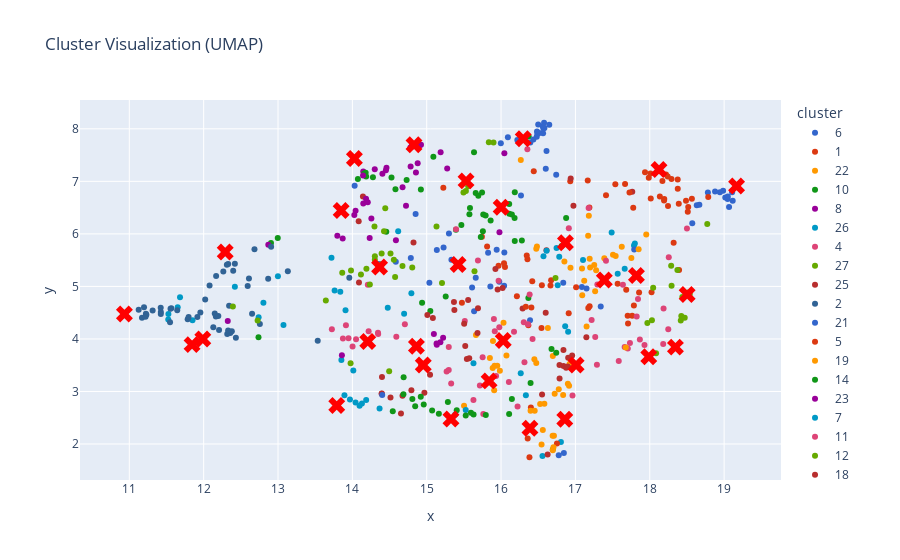

This figure's notebook cell:
### Code cell
# Example usage
if __name__ == "__main__":
    embeddings_file = "C:/Users/leonc/Thesis 2024/Toxic-Symbology/Image Clustering/toxic_embeddings.pt"
    folder_path = "C:/Users/leonc/Thesis 2024/Toxic-Symbology/complete expansion/toxics_symbol_images_filtered_renamed"
    destination_folder = "30_clusters"
    n_clusters = 30 # Adjust based on your needs

    # Run the full pipeline
    results = process_and_cluster_embeddings(
        embeddings_file, n_clusters, folder_path, destination_folder, max_images=50, method="umap", max_clusters=30
    )
    
    # Output evaluation results
    print(results)

### Figure 1 — Plotly figure (JSON) as saved in the notebook; plotly's stock layout.template omitted (floating-point values rounded to 4 significant figures)
{"data": [{"customdata": [["6", "2.png"], ["6", "7.png"], ["6", "10.png"], ["6", "42.png"], ["6", "89.png"], ["6", "90.png"], ["6", "161.png"], ["6", "171.png"], ["6", "207.png"], ["6", "211.png"], ["6", "214.png"], ["6", "282.png"], ["6", "289.png"], ["6", "293.png"], ["6", "299.png"], ["6", "343.png"], ["6", "358.png"], ["6", "360.png"], ["6", "376.png"], ["6", "387.png"], ["6", "390.png"], ["6", "428.png"], ["6", "507.png"], ["6", "508.png"], ["6", "509.png"], ["6", "513.png"]], "hovertemplate": "cluster=%{customdata[0]}<br>x=%{x}<br>y=%{y}<br>image_id=%{customdata[1]}<extra></extra>", "legendgroup": "6", "marker": {"color": "#3366CC", "symbol": "circle"}, "mode": "markers", "name": "6", "orientation": "v", "showlegend": true, "type": "scatter", "x": [14.36, 15.3, 15.66, 17.15, 15.98, 16.04, 14.79, 15.86, 16.84, 15.33, 15.04, 17.09, 17.34, 15.23, 15.14, 14.58, 16.78, 16.84, 14.03, 14.85, 16.39, 15.64, 16.04, 15.83, 15.61, 15.94], "xaxis": "x", "y": [5.427, 6.009, 5.165, 4.959, 5.087, 5.014, 5.542, 4.999, 5.069, 5.507, 5.069, 4.989, 4.619, 5.743, 5.694, 5.469, 1.788, 1.831, 6.915, 6.377, 4.355, 4.527, 5.647, 5.642, 4.978, 5.696], "yaxis": "y"}, {"customdata": [["1", "3.png"], ["1", "28.png"], ["1", "76.png"], ["1", "79.png"], ["1", "97.png"], ["1", "98.png"], ["1", "109.png"], ["1", "130.png"], ["1", "205.png"], ["1", "284.png"], ["1", "286.png"], ["1", "290.png"], ["1", "308.png"], ["1", "315.png"], ["1", "318.png"], ["1", "321.png"], ["1", "339.png"], ["1", "340.png"], ["1", "341.png"], ["1", "354.png"], ["1", "357.png"], ["1", "371.png"], ["1", "399.png"], ["1", "406.png"], ["1", "407.png"], ["1", "421.png"], ["1", "425.png"], ["1", "430.png"], ["1", "456.png"], ["1", "487.png"], ["1", "497.png"], ["1", "504.png"]], "hovertemplate": "cluster=%{customdata[0]}<br>x=%{x}<br>y=%{y}<br>image_id=%{customdata[1]}<extra></extra>", "legendgroup": "1", "marker": {"color": "#DC3912", "symbol": "circle"}, "mode": "markers", "name": "1", "orientation": "v", "showlegend": true, "type": "scatter", "x": [16.05, 18.32, 16.42, 16.37, 16.55, 16.67, 17.86, 18.02, 18.39, 17.79, 17.71, 16.04, 16.35, 17.01, 17.17, 16.35, 17.76, 17.7, 17.68, 16.38, 17.19, 16.93, 15.22, 15.97, 15.81, 16.91, 16.66, 17.19, 15.74, 17.57, 16.41, 16.21], "xaxis": "x", "y": [5.368, 5.83, 5.096, 4.262, 5.02, 5.115, 4.882, 4.889, 5.313, 4.638, 4.293, 5.44, 5.519, 4.982, 4.587, 5.59, 4.444, 4.443, 4.937, 1.748, 4.621, 7.001, 6.878, 5.395, 5.759, 4.491, 5.016, 6.502, 5.945, 5.052, 4.597, 4.811], "yaxis": "y"}, {"customdata": [["22", "4.png"], ["22", "91.png"], ["22", "122.png"], ["22", "125.png"], ["22", "126.png"], ["22", "129.png"], ["22", "132.png"], ["22", "133.png"], ["22", "181.png"], ["22", "271.png"], ["22", "275.png"], ["22", "327.png"], ["22", "329.png"], ["22", "333.png"], ["22", "530.png"]], "hovertemplate": "cluster=%{customdata[0]}<br>x=%{x}<br>y=%{y}<br>image_id=%{customdata[1]}<extra></extra>", "legendgroup": "22", "marker": {"color": "#FF9900", "symbol": "circle"}, "mode": "markers", "name": "22", "orientation": "v", "showlegend": true, "type": "scatter", "x": [16.27, 16.92, 15.91, 15.98, 15.85, 15.89, 15.89, 15.95, 16.47, 16.48, 15.66, 16.03, 16.47, 15.91, 15.5], "xaxis": "x", "y": [7.406, 3.521, 3.492, 3.395, 3.639, 3.963, 3.448, 3.492, 3.542, 5.758, 4.073, 4.307, 5.719, 3.021, 2.73], "yaxis": "y"}, {"customdata": [["10", "5.png"], ["10", "14.png"], ["10", "16.png"], ["10", "17.png"], ["10", "20.png"], ["10", "48.png"], ["10", "115.png"], ["10", "120.png"], ["10", "165.png"], ["10", "186.png"], ["10", "232.png"], ["10", "263.png"], ["10", "265.png"], ["10", "266.png"], ["10", "277.png"], ["10", "303.png"], ["10", "317.png"], ["10", "322.png"], ["10", "431.png"], ["10", "450.png"], ["10", "453.png"], ["10", "455.png"], ["10", "470.png"], ["10", "512.png"]], "hovertemplate": "cluster=%{customdata[0]}<br>x=%{x}<br>y=%{y}<br>image_id=%{customdata[1]}<extra></extra>", "legendgroup": "10", "marker": {"color": "#109618", "symbol": "circle"}, "mode": "markers", "name": "10", "orientation": "v", "showlegend": true, "type": "scatter", "x": [15.79, 14.46, 15.69, 14.94, 12.74, 15.66, 15.57, 15.76, 16.11, 16.11, 15.74, 16.15, 16.18, 15.86, 16.28, 15.76, 16.81, 15.05, 16.18, 15.39, 15.47, 15.58, 16.18, 15.26], "xaxis": "x", "y": [6.349, 6.04, 6.728, 4.689, 4.03, 6.777, 6.375, 6.368, 6.568, 6.385, 6.786, 6.369, 5.865, 6.253, 5.872, 6.05, 5.772, 4.534, 6.302, 6.079, 6.169, 6.495, 6.795, 4.809], "yaxis": "y"}, {"customdata": [["8", "6.png"], ["8", "46.png"], ["8", "49.png"], ["8", "51.png"], ["8", "52.png"], ["8", "53.png"], ["8", "58.png"], ["8", "113.png"], ["8", "224.png"], ["8", "262.png"], ["8", "291.png"], ["8", "294.png"], ["8", "295.png"], ["8", "296.png"], ["8", "297.png"], ["8", "298.png"], ["8", "300.png"], ["8", "301.png"]], "hovertemplate": "cluster=%{customdata[0]}<br>x=%{x}<br>y=%{y}<br>image_id=%{customdata[1]}<extra></extra>", "legendgroup": "8", "marker": {"color": "#990099", "symbol": "circle"}, "mode": "markers", "name": "8", "orientation": "v", "showlegend": true, "type": "scatter", "x": [14.86, 14.46, 14.15, 14.45, 14.91, 14.88, 14.78, 15.98, 14.3, 12.32, 15.28, 14.78, 14.81, 14.8, 14.92, 14.88, 15.19, 14.72], "xaxis": "x", "y": [7.169, 7.259, 7.186, 7.21, 7.686, 7.342, 7.282, 6.03, 7.229, 4.344, 7.245, 7.644, 7.665, 7.708, 7.699, 7.723, 7.556, 6.534], "yaxis": "y"}, {"customdata": [["26", "8.png"], ["26", "27.png"], ["26", "69.png"], ["26", "100.png"], ["26", "142.png"], ["26", "155.png"], ["26", "203.png"], ["26", "228.png"], ["26", "243.png"], ["26", "255.png"], ["26", "257.png"], ["26", "306.png"], ["26", "316.png"], ["26", "355.png"], ["26", "418.png"], ["26", "423.png"], ["26", "482.png"], ["26", "496.png"], ["26", "505.png"], ["26", "524.png"]], "hovertemplate": "cluster=%{customdata[0]}<br>x=%{x}<br>y=%{y}<br>image_id=%{customdata[1]}<extra></extra>", "legendgroup": "26", "marker": {"color": "#0099C6", "symbol": "circle"}, "mode": "markers", "name": "26", "orientation": "v", "showlegend": true, "type": "scatter", "x": [14.48, 11.65, 13.76, 14.62, 17.8, 13.85, 13.84, 11.85, 13.72, 11.53, 11.52, 12.42, 17.66, 16.56, 14.7, 17.79, 11.68, 14.79, 13.91, 14.01], "xaxis": "x", "y": [4.595, 4.603, 4.92, 6.049, 5.815, 3.601, 4.897, 4.355, 5.543, 4.473, 4.371, 4.995, 5.334, 1.772, 4.481, 5.779, 4.793, 4.868, 4.546, 3.398], "yaxis": "y"}, {"customdata": [["4", "9.png"], ["4", "57.png"], ["4", "86.png"], ["4", "87.png"], ["4", "88.png"], ["4", "106.png"], ["4", "143.png"], ["4", "148.png"], ["4", "173.png"], ["4", "177.png"], ["4", "180.png"], ["4", "190.png"], ["4", "199.png"], ["4", "215.png"], ["4", "267.png"], ["4", "323.png"], ["4", "336.png"], ["4", "372.png"], ["4", "420.png"], ["4", "427.png"], ["4", "492.png"], ["4", "511.png"], ["4", "536.png"], ["4", "540.png"]], "hovertemplate": "cluster=%{customdata[0]}<br>x=%{x}<br>y=%{y}<br>image_id=%{customdata[1]}<extra></extra>", "legendgroup": "4", "marker": {"color": "#DD4477", "symbol": "circle"}, "mode": "markers", "name": "4", "orientation": "v", "showlegend": true, "type": "scatter", "x": [15.51, 15.39, 15.98, 16.35, 17.3, 16.17, 16.91, 15.92, 15.72, 16.11, 15.33, 14.21, 16.31, 15.76, 15.63, 16.31, 15.9, 16.36, 16.22, 17.18, 15.75, 15.69, 15.3, 15.93], "xaxis": "x", "y": [4.341, 6.09, 4.224, 7.613, 5.039, 4.135, 6.107, 4.148, 3.116, 3.179, 3.151, 5.033, 3.559, 2.573, 2.839, 4.32, 4.38, 4.278, 2.716, 6.493, 3.651, 5.493, 3.845, 3.295], "yaxis": "y"}, {"customdata": [["27", "11.png"], ["27", "12.png"], ["27", "13.png"], ["27", "55.png"], ["27", "82.png"], ["27", "84.png"], ["27", "111.png"], ["27", "191.png"], ["27", "193.png"], ["27", "194.png"], ["27", "196.png"], ["27", "198.png"], ["27", "209.png"], ["27", "229.png"], ["27", "351.png"], ["27", "368.png"], ["27", "381.png"], ["27", "382.png"], ["27", "404.png"], ["27", "506.png"]], "hovertemplate": "cluster=%{customdata[0]}<br>x=%{x}<br>y=%{y}<br>image_id=%{customdata[1]}<extra></extra>", "legendgroup": "27", "marker": {"color": "#66AA00", "symbol": "circle"}, "mode": "markers", "name": "27", "orientation": "v", "showlegend": true, "type": "scatter", "x": [14.56, 14.81, 14.57, 15.13, 14.51, 14.3, 14.4, 18.77, 14.24, 14.19, 13.98, 14.12, 14.5, 14.3, 16.7, 14.39, 14.3, 14.43, 14.67, 13.86], "xaxis": "x", "y": [5.51, 5.361, 5.181, 6.141, 5.626, 5.575, 5.421, 6.19, 5.037, 5.335, 5.303, 5.226, 3.387, 5.509, 1.895, 5.627, 6.139, 6.049, 5.39, 5.259], "yaxis": "y"}, {"customdata": [["25", "15.png"], ["25", "18.png"], ["25", "56.png"], ["25", "119.png"], ["25", "121.png"], ["25", "134.png"], ["25", "135.png"], ["25", "147.png"], ["25", "208.png"], ["25", "212.png"], ["25", "213.png"], ["25", "218.png"], ["25", "221.png"], ["25", "240.png"], ["25", "270.png"], ["25", "276.png"], ["25", "305.png"], ["25", "311.png"], ["25", "313.png"], ["25", "342.png"], ["25", "353.png"], ["25", "366.png"], ["25", "401.png"], ["25", "473.png"], ["25", "498.png"], ["25", "510.png"], ["25", "525.png"], ["25", "526.png"], ["25", "531.png"], ["25", "534.png"]], "hovertemplate": "cluster=%{customdata[0]}<br>x=%{x}<br>y=%{y}<br>image_id=%{customdata[1]}<extra></extra>", "legendgroup": "25", "marker": {"color": "#B82E2E", "symbol": "circle"}, "mode": "markers", "name": "25", "orientation": "v", "showlegend": true, "type": "scatter", "x": [15.08, 15.5, 16.61, 16.6, 15.52, 15.54, 15.57, 14.93, 14.97, 15.37, 16.97, 16.79, 15.92, 14.14, 15.04, 14.79, 14.4, 17.76, 16.29, 15.68, 16.63, 16.94, 15.01, 15.69, 15.37, 15.56, 14.39, 14.67, 14.4, 14.51], "xaxis": "x", "y": [4.397, 4.288, 5.687, 4.499, 3.865, 3.62, 3.63, 3.498, 2.975, 4.553, 6.535, 3.248, 5.329, 6.712, 3.316, 3.023, 3.274, 6.801, 4.581, 4.113, 1.801, 7.052, 4.458, 4.584, 4.702, 4.743, 2.956, 2.919, 2.959, 2.884], "yaxis": "y"}, {"customdata": [["2", "19.png"], ["2", "21.png"], ["2", "22.png"], ["2", "23.png"], ["2", "24.png"], ["2", "25.png"], ["2", "26.png"], ["2", "39.png"], ["2", "226.png"], ["2", "250.png"], ["2", "251.png"], ["2", "252.png"], ["2", "254.png"], ["2", "256.png"], ["2", "258.png"], ["2", "259.png"], ["2", "260.png"], ["2", "424.png"], ["2", "449.png"], ["2", "464.png"]], "hovertemplate": "cluster=%{customdata[0]}<br>x=%{x}<br>y=%{y}<br>image_id=%{customdata[1]}<extra></extra>", "legendgroup": "2", "marker": {"color": "#316395", "symbol": "circle"}, "mode": "markers", "name": "2", "orientation": "v", "showlegend": true, "type": "scatter", "x": [12.38, 12.36, 12.13, 12.21, 12.76, 12.16, 12.43, 12.15, 12.65, 12.32, 12.33, 11.64, 11.78, 13.53, 11.55, 11.56, 11.8, 11.92, 12.2, 11.96], "xaxis": "x", "y": [4.149, 4.111, 4.222, 4.169, 4.284, 4.427, 4.025, 4.485, 4.481, 4.097, 4.161, 4.548, 4.376, 3.964, 4.317, 4.583, 4.417, 4.418, 4.435, 4.503], "yaxis": "y"}, {"customdata": [["21", "29.png"], ["21", "31.png"], ["21", "32.png"], ["21", "33.png"], ["21", "34.png"], ["21", "35.png"], ["21", "61.png"], ["21", "62.png"], ["21", "64.png"], ["21", "66.png"], ["21", "72.png"], ["21", "74.png"], ["21", "367.png"], ["21", "375.png"]], "hovertemplate": "cluster=%{customdata[0]}<br>x=%{x}<br>y=%{y}<br>image_id=%{customdata[1]}<extra></extra>", "legendgroup": "21", "marker": {"color": "#3366CC", "symbol": "circle"}, "mode": "markers", "name": "21", "orientation": "v", "showlegend": true, "type": "scatter", "x": [19.05, 17.79, 19.07, 19.02, 18.99, 18.57, 18.94, 18.78, 18.88, 19.11, 18.63, 19.05, 18.67, 19.12], "xaxis": "x", "y": [6.663, 5.702, 6.512, 6.691, 6.819, 6.203, 6.794, 6.788, 6.807, 6.793, 6.545, 6.712, 6.555, 6.631], "yaxis": "y"}, {"customdata": [["5", "30.png"], ["5", "37.png"], ["5", "40.png"], ["5", "41.png"], ["5", "43.png"], ["5", "63.png"], ["5", "65.png"], ["5", "67.png"], ["5", "68.png"], ["5", "70.png"], ["5", "71.png"], ["5", "73.png"], ["5", "144.png"], ["5", "145.png"], ["5", "150.png"], ["5", "154.png"], ["5", "158.png"], ["5", "159.png"], ["5", "204.png"], ["5", "230.png"], ["5", "261.png"], ["5", "280.png"], ["5", "370.png"], ["5", "459.png"], ["5", "516.png"], ["5", "522.png"], ["5", "542.png"]], "hovertemplate": "cluster=%{customdata[0]}<br>x=%{x}<br>y=%{y}<br>image_id=%{customdata[1]}<extra></extra>", "legendgroup": "5", "marker": {"color": "#DC3912", "symbol": "circle"}, "mode": "markers", "name": "5", "orientation": "v", "showlegend": true, "type": "scatter", "x": [18.57, 18.79, 18.38, 18.2, 17.78, 18.38, 18.52, 18.29, 18.19, 18.51, 18.14, 17.41, 18.25, 18.49, 17.99, 17.73, 18.17, 18.01, 18.24, 18.39, 17.54, 18.01, 17.94, 17.67, 18.22, 17.17, 18.14], "xaxis": "x", "y": [6.667, 6.704, 7.034, 6.665, 6.496, 6.86, 6.51, 7.044, 6.635, 6.423, 6.714, 6.734, 6.53, 6.632, 7.068, 6.786, 7.007, 7.149, 7.091, 6.574, 6.944, 6.675, 7.174, 6.949, 7.131, 7.014, 7.194], "yaxis": "y"}, {"customdata": [["19", "36.png"], ["19", "38.png"], ["19", "92.png"], ["19", "107.png"], ["19", "131.png"], ["19", "138.png"], ["19", "268.png"], ["19", "279.png"], ["19", "281.png"], ["19", "285.png"], ["19", "309.png"], ["19", "320.png"], ["19", "324.png"], ["19", "325.png"], ["19", "344.png"], ["19", "391.png"], ["19", "419.png"], ["19", "422.png"], ["19", "426.png"], ["19", "429.png"], ["19", "451.png"], ["19", "499.png"]], "hovertemplate": "cluster=%{customdata[0]}<br>x=%{x}<br>y=%{y}<br>image_id=%{customdata[1]}<extra></extra>", "legendgroup": "19", "marker": {"color": "#FF9900", "symbol": "circle"}, "mode": "markers", "name": "19", "orientation": "v", "showlegend": true, "type": "scatter", "x": [17.17, 17.39, 17.28, 16.93, 16.45, 17.95, 17.62, 17.12, 17.2, 17.09, 17.54, 17.19, 17.51, 17.75, 17.27, 17.09, 17.85, 17.25, 17.18, 16.7, 17.15, 16.85], "xaxis": "x", "y": [5.967, 5.535, 5.307, 5.357, 3.612, 5.986, 5.757, 5.108, 5.361, 5.343, 5.577, 5.526, 5.605, 5.542, 4.906, 4.83, 5.708, 5.408, 6.343, 3.677, 4.238, 5.473], "yaxis": "y"}, {"customdata": [["14", "44.png"], ["14", "47.png"], ["14", "54.png"], ["14", "75.png"], ["14", "80.png"], ["14", "81.png"], ["14", "140.png"], ["14", "164.png"], ["14", "304.png"], ["14", "377.png"], ["14", "378.png"], ["14", "379.png"], ["14", "380.png"], ["14", "383.png"], ["14", "398.png"], ["14", "434.png"], ["14", "441.png"]], "hovertemplate": "cluster=%{customdata[0]}<br>x=%{x}<br>y=%{y}<br>image_id=%{customdata[1]}<extra></extra>", "legendgroup": "14", "marker": {"color": "#109618", "symbol": "circle"}, "mode": "markers", "name": "14", "orientation": "v", "showlegend": true, "type": "scatter", "x": [14.92, 14.28, 15.09, 14.16, 14.58, 14.53, 16.88, 15.64, 15.73, 14.18, 14.19, 16.37, 14.07, 16.37, 14.73, 12.91, 13.0], "xaxis": "x", "y": [6.847, 7.078, 7.47, 7.144, 6.848, 7.072, 6.302, 7.552, 5.94, 7.163, 7.094, 4.781, 7.044, 7.852, 7.024, 5.827, 5.92], "yaxis": "y"}, {"customdata": [["23", "50.png"], ["23", "59.png"], ["23", "235.png"], ["23", "236.png"], ["23", "237.png"], ["23", "238.png"], ["23", "239.png"], ["23", "241.png"], ["23", "242.png"], ["23", "385.png"], ["23", "386.png"], ["23", "443.png"]], "hovertemplate": "cluster=%{customdata[0]}<br>x=%{x}<br>y=%{y}<br>image_id=%{customdata[1]}<extra></extra>", "legendgroup": "23", "marker": {"color": "#990099", "symbol": "circle"}, "mode": "markers", "name": "23", "orientation": "v", "showlegend": true, "type": "scatter", "x": [14.4, 14.68, 14.15, 14.21, 13.87, 14.03, 14.04, 14.18, 13.8, 14.26, 14.14, 12.87], "xaxis": "x", "y": [7.145, 6.887, 6.581, 6.603, 5.913, 6.358, 6.44, 6.667, 5.966, 6.293, 7.113, 5.793], "yaxis": "y"}, {"customdata": [["7", "77.png"], ["7", "83.png"], ["7", "108.png"], ["7", "114.png"], ["7", "117.png"], ["7", "127.png"], ["7", "128.png"], ["7", "149.png"], ["7", "272.png"], ["7", "273.png"], ["7", "274.png"], ["7", "312.png"], ["7", "314.png"], ["7", "356.png"], ["7", "462.png"], ["7", "515.png"]], "hovertemplate": "cluster=%{customdata[0]}<br>x=%{x}<br>y=%{y}<br>image_id=%{customdata[1]}<extra></extra>", "legendgroup": "7", "marker": {"color": "#0099C6", "symbol": "circle"}, "mode": "markers", "name": "7", "orientation": "v", "showlegend": true, "type": "scatter", "x": [16.57, 17.49, 17.57, 16.76, 16.86, 16.26, 16.78, 15.63, 15.52, 17.1, 16.61, 16.33, 16.9, 16.8, 16.75, 15.38], "xaxis": "x", "y": [5.574, 6.027, 5.241, 5.023, 4.243, 3.347, 5.565, 3.536, 2.646, 5.502, 5.681, 2.929, 4.135, 2.04, 5.731, 2.563], "yaxis": "y"}, {"customdata": [["11", "78.png"], ["11", "85.png"], ["11", "93.png"], ["11", "102.png"], ["11", "116.png"], ["11", "139.png"], ["11", "210.png"], ["11", "283.png"], ["11", "330.png"], ["11", "409.png"], ["11", "410.png"], ["11", "411.png"], ["11", "412.png"], ["11", "413.png"], ["11", "414.png"], ["11", "415.png"], ["11", "448.png"], ["11", "457.png"], ["11", "503.png"]], "hovertemplate": "cluster=%{customdata[0]}<br>x=%{x}<br>y=%{y}<br>image_id=%{customdata[1]}<extra></extra>", "legendgroup": "11", "marker": {"color": "#DD4477", "symbol": "circle"}, "mode": "markers", "name": "11", "orientation": "v", "showlegend": true, "type": "scatter", "x": [16.38, 17.64, 17.84, 18.19, 18.26, 16.96, 17.27, 17.82, 16.42, 17.7, 17.66, 18.25, 17.58, 17.73, 17.93, 17.87, 17.29, 18.18, 17.41], "xaxis": "x", "y": [4.844, 5.031, 4.762, 4.578, 5.557, 2.921, 4.036, 4.427, 4.0, 3.819, 3.845, 4.183, 3.581, 3.922, 3.882, 3.992, 3.51, 3.905, 5.49], "yaxis": "y"}, {"customdata": [["12", "94.png"], ["12", "104.png"], ["12", "124.png"], ["12", "141.png"], ["12", "189.png"], ["12", "200.png"], ["12", "244.png"], ["12", "246.png"], ["12", "247.png"], ["12", "248.png"], ["12", "249.png"], ["12", "288.png"], ["12", "326.png"], ["12", "365.png"], ["12", "369.png"], ["12", "465.png"]], "hovertemplate": "cluster=%{customdata[0]}<br>x=%{x}<br>y=%{y}<br>image_id=%{customdata[1]}<extra></extra>", "legendgroup": "12", "marker": {"color": "#66AA00", "symbol": "circle"}, "mode": "markers", "name": "12", "orientation": "v", "showlegend": true, "type": "scatter", "x": [15.64, 18.29, 17.97, 18.05, 18.42, 18.42, 18.52, 18.44, 18.5, 18.47, 18.54, 18.03, 16.73, 18.29, 18.37, 18.09], "xaxis": "x", "y": [5.287, 5.011, 4.302, 4.972, 4.349, 4.436, 4.885, 4.798, 4.833, 4.406, 4.853, 4.354, 5.159, 5.393, 5.313, 3.727], "yaxis": "y"}, {"customdata": [["18", "95.png"], ["18", "103.png"], ["18", "389.png"], ["18", "392.png"], ["18", "393.png"], ["18", "394.png"], ["18", "395.png"], ["18", "397.png"], ["18", "440.png"], ["18", "460.png"], ["18", "500.png"], ["18", "533.png"]], "hovertemplate": "cluster=%{customdata[0]}<br>x=%{x}<br>y=%{y}<br>image_id=%{customdata[1]}<extra></extra>", "legendgroup": "18", "marker": {"color": "#B82E2E", "symbol": "circle"}, "mode": "markers", "name": "18", "orientation": "v", "showlegend": true, "type": "scatter", "x": [16.84, 16.55, 16.96, 16.84, 16.9, 16.88, 16.95, 16.9, 16.79, 16.02, 15.95, 14.65], "xaxis": "x", "y": [3.485, 2.945, 3.683, 3.791, 3.64, 3.451, 3.442, 3.474, 3.504, 4.971, 4.942, 2.579], "yaxis": "y"}, {"customdata": [["15", "96.png"], ["15", "137.png"], ["15", "195.png"], ["15", "197.png"], ["15", "231.png"], ["15", "310.png"], ["15", "319.png"], ["15", "433.png"], ["15", "436.png"], ["15", "438.png"], ["15", "439.png"], ["15", "442.png"], ["15", "444.png"], ["15", "445.png"], ["15", "447.png"], ["15", "461.png"]], "hovertemplate": "cluster=%{customdata[0]}<br>x=%{x}<br>y=%{y}<br>image_id=%{customdata[1]}<extra></extra>", "legendgroup": "15", "marker": {"color": "#316395", "symbol": "circle"}, "mode": "markers", "name": "15", "orientation": "v", "showlegend": true, "type": "scatter", "x": [12.4, 12.59, 12.87, 13.96, 12.02, 13.13, 12.61, 12.42, 12.91, 12.08, 12.68, 12.33, 12.26, 12.17, 12.31, 12.34], "xaxis": "x", "y": [5.298, 5.007, 5.145, 5.166, 4.749, 5.289, 5.151, 5.43, 5.754, 5.018, 5.71, 5.425, 5.284, 5.199, 5.413, 4.634], "yaxis": "y"}, {"customdata": [["9", "99.png"], ["9", "153.png"], ["9", "160.png"], ["9", "162.png"], ["9", "163.png"], ["9", "166.png"], ["9", "269.png"], ["9", "307.png"], ["9", "363.png"], ["9", "364.png"], ["9", "400.png"], ["9", "403.png"], ["9", "468.png"], ["9", "469.png"], ["9", "471.png"], ["9", "474.png"], ["9", "475.png"], ["9", "476.png"], ["9", "477.png"], ["9", "478.png"], ["9", "479.png"], ["9", "528.png"]], "hovertemplate": "cluster=%{customdata[0]}<br>x=%{x}<br>y=%{y}<br>image_id=%{customdata[1]}<extra></extra>", "legendgroup": "9", "marker": {"color": "#3366CC", "symbol": "circle"}, "mode": "markers", "name": "9", "orientation": "v", "showlegend": true, "type": "scatter", "x": [16.39, 16.48, 16.22, 16.29, 16.27, 16.51, 16.61, 16.49, 16.0, 16.09, 16.74, 16.6, 16.48, 16.57, 16.65, 16.57, 16.43, 16.58, 16.58, 16.56, 16.5, 14.4], "xaxis": "x", "y": [7.74, 7.85, 7.788, 7.823, 6.729, 7.919, 7.579, 7.9, 7.726, 7.842, 7.124, 7.238, 7.947, 7.917, 8.077, 8.006, 7.795, 8.116, 8.014, 8.047, 8.082, 2.933], "yaxis": "y"}, {"customdata": [["13", "101.png"], ["13", "349.png"], ["13", "352.png"], ["13", "446.png"], ["13", "452.png"], ["13", "467.png"], ["13", "501.png"]], "hovertemplate": "cluster=%{customdata[0]}<br>x=%{x}<br>y=%{y}<br>image_id=%{customdata[1]}<extra></extra>", "legendgroup": "13", "marker": {"color": "#DC3912", "symbol": "circle"}, "mode": "markers", "name": "13", "orientation": "v", "showlegend": true, "type": "scatter", "x": [16.4, 16.75, 16.36, 16.54, 16.44, 16.33, 15.47], "xaxis": "x", "y": [2.696, 2.008, 2.104, 4.206, 7.194, 4.615, 4.688], "yaxis": "y"}, {"customdata": [["24", "112.png"], ["24", "123.png"], ["24", "216.png"], ["24", "217.png"], ["24", "220.png"], ["24", "233.png"], ["24", "337.png"], ["24", "345.png"], ["24", "346.png"], ["24", "347.png"], ["24", "348.png"], ["24", "350.png"], ["24", "361.png"], ["24", "417.png"], ["24", "432.png"], ["24", "472.png"], ["24", "494.png"], ["24", "495.png"]], "hovertemplate": "cluster=%{customdata[0]}<br>x=%{x}<br>y=%{y}<br>image_id=%{customdata[1]}<extra></extra>", "legendgroup": "24", "marker": {"color": "#FF9900", "symbol": "circle"}, "mode": "markers", "name": "24", "orientation": "v", "showlegend": true, "type": "scatter", "x": [16.58, 16.07, 16.9, 16.92, 16.78, 16.53, 16.45, 16.71, 16.7, 16.69, 16.56, 16.54, 16.7, 17.68, 16.84, 16.4, 16.72, 16.63], "xaxis": "x", "y": [2.765, 3.686, 3.147, 3.111, 3.044, 2.761, 2.635, 2.156, 1.938, 2.159, 2.267, 1.989, 1.881, 3.836, 2.934, 2.635, 2.956, 4.208], "yaxis": "y"}, {"customdata": [["16", "118.png"], ["16", "156.png"], ["16", "157.png"], ["16", "206.png"], ["16", "334.png"], ["16", "384.png"], ["16", "396.png"], ["16", "454.png"], ["16", "463.png"], ["16", "514.png"], ["16", "517.png"], ["16", "519.png"], ["16", "520.png"], ["16", "523.png"], ["16", "527.png"], ["16", "529.png"], ["16", "532.png"], ["16", "537.png"], ["16", "538.png"], ["16", "539.png"]], "hovertemplate": "cluster=%{customdata[0]}<br>x=%{x}<br>y=%{y}<br>image_id=%{customdata[1]}<extra></extra>", "legendgroup": "16", "marker": {"color": "#109618", "symbol": "circle"}, "mode": "markers", "name": "16", "orientation": "v", "showlegend": true, "type": "scatter", "x": [16.15, 16.4, 15.28, 14.69, 16.11, 16.68, 16.74, 15.59, 15.79, 15.16, 14.69, 14.96, 14.81, 15.63, 15.07, 14.92, 14.54, 15.4, 14.85, 15.52], "xaxis": "x", "y": [2.856, 3.161, 2.799, 3.271, 2.572, 3.809, 3.738, 2.596, 2.554, 2.576, 2.946, 2.75, 2.858, 2.564, 2.638, 2.898, 2.625, 2.642, 2.719, 2.544], "yaxis": "y"}, {"customdata": [["17", "136.png"], ["17", "202.png"], ["17", "223.png"], ["17", "278.png"], ["17", "328.png"], ["17", "331.png"], ["17", "335.png"], ["17", "362.png"], ["17", "435.png"]], "hovertemplate": "cluster=%{customdata[0]}<br>x=%{x}<br>y=%{y}<br>image_id=%{customdata[1]}<extra></extra>", "legendgroup": "17", "marker": {"color": "#990099", "symbol": "circle"}, "mode": "markers", "name": "17", "orientation": "v", "showlegend": true, "type": "scatter", "x": [15.18, 15.22, 13.86, 16.04, 15.1, 15.13, 14.23, 14.59, 15.14], "xaxis": "x", "y": [3.937, 4.024, 3.69, 7.535, 4.094, 3.915, 5.922, 5.881, 3.891], "yaxis": "y"}, {"customdata": [["28", "146.png"], ["28", "151.png"], ["28", "152.png"], ["28", "227.png"], ["28", "234.png"], ["28", "405.png"], ["28", "408.png"], ["28", "518.png"], ["28", "521.png"], ["28", "535.png"], ["28", "541.png"]], "hovertemplate": "cluster=%{customdata[0]}<br>x=%{x}<br>y=%{y}<br>image_id=%{customdata[1]}<extra></extra>", "legendgroup": "28", "marker": {"color": "#0099C6", "symbol": "circle"}, "mode": "markers", "name": "28", "orientation": "v", "showlegend": true, "type": "scatter", "x": [13.89, 13.97, 14.04, 12.74, 12.8, 13.07, 13.0, 14.13, 14.37, 14.1, 14.19], "xaxis": "x", "y": [2.928, 2.845, 2.791, 4.411, 4.691, 4.267, 5.192, 2.77, 2.674, 2.729, 2.839], "yaxis": "y"}, {"customdata": [["29", "167.png"], ["29", "168.png"], ["29", "169.png"], ["29", "172.png"], ["29", "174.png"], ["29", "175.png"], ["29", "176.png"], ["29", "178.png"], ["29", "179.png"], ["29", "182.png"], ["29", "287.png"], ["29", "359.png"], ["29", "402.png"], ["29", "416.png"], ["29", "437.png"], ["29", "502.png"]], "hovertemplate": "cluster=%{customdata[0]}<br>x=%{x}<br>y=%{y}<br>image_id=%{customdata[1]}<extra></extra>", "legendgroup": "29", "marker": {"color": "#DD4477", "symbol": "circle"}, "mode": "markers", "name": "29", "orientation": "v", "showlegend": true, "type": "scatter", "x": [14.0, 14.34, 14.05, 14.59, 15.3, 13.95, 14.22, 13.87, 15.27, 13.91, 14.71, 13.72, 17.22, 18.5, 15.97, 14.35], "xaxis": "x", "y": [3.856, 4.116, 3.994, 4.04, 3.408, 4.013, 4.147, 4.01, 3.38, 4.259, 4.278, 4.186, 4.363, 6.101, 5.107, 4.095], "yaxis": "y"}, {"customdata": [["3", "183.png"], ["3", "184.png"], ["3", "185.png"], ["3", "187.png"], ["3", "188.png"], ["3", "253.png"], ["3", "264.png"], ["3", "373.png"], ["3", "374.png"], ["3", "388.png"], ["3", "466.png"]], "hovertemplate": "cluster=%{customdata[0]}<br>x=%{x}<br>y=%{y}<br>image_id=%{customdata[1]}<extra></extra>", "legendgroup": "3", "marker": {"color": "#66AA00", "symbol": "circle"}, "mode": "markers", "name": "3", "orientation": "v", "showlegend": true, "type": "scatter", "x": [15.53, 15.49, 15.56, 14.44, 15.21, 12.73, 12.39, 15.9, 15.84, 13.64, 13.98], "xaxis": "x", "y": [6.818, 6.789, 6.907, 6.489, 5.066, 4.353, 4.618, 7.741, 7.747, 4.733, 3.536], "yaxis": "y"}, {"customdata": [["0", "201.png"], ["0", "219.png"], ["0", "222.png"], ["0", "245.png"]], "hovertemplate": "cluster=%{customdata[0]}<br>x=%{x}<br>y=%{y}<br>image_id=%{customdata[1]}<extra></extra>", "legendgroup": "0", "marker": {"color": "#B82E2E", "symbol": "circle"}, "mode": "markers", "name": "0", "orientation": "v", "showlegend": true, "type": "scatter", "x": [14.09, 17.15, 14.09, 14.82], "xaxis": "x", "y": [5.072, 4.032, 6.239, 5.834], "yaxis": "y"}, {"customdata": [["20", "480.png"], ["20", "481.png"], ["20", "483.png"], ["20", "484.png"], ["20", "485.png"], ["20", "486.png"], ["20", "488.png"], ["20", "489.png"], ["20", "490.png"], ["20", "491.png"], ["20", "493.png"]], "hovertemplate": "cluster=%{customdata[0]}<br>x=%{x}<br>y=%{y}<br>image_id=%{customdata[1]}<extra></extra>", "legendgroup": "20", "marker": {"color": "#316395", "symbol": "circle"}, "mode": "markers", "name": "20", "orientation": "v", "showlegend": true, "type": "scatter", "x": [11.42, 11.42, 11.42, 11.17, 11.55, 11.22, 11.31, 11.23, 11.22, 11.2, 11.13], "xaxis": "x", "y": [4.514, 4.594, 4.477, 4.404, 4.575, 4.478, 4.543, 4.462, 4.424, 4.606, 4.555], "yaxis": "y"}, {"marker": {"color": "red", "size": 15, "symbol": "x"}, "mode": "markers", "name": "Centroid", "type": "scatter", "x": [18.35, 17.82, 11.99, 15.53, 16.03, 18.12, 15.42, 16.87, 14.83, 16.3, 16.0, 17.99, 18.5, 16.39, 14.03, 12.29, 15.33, 14.86, 17.01, 17.39, 10.93, 19.17, 15.84, 13.85, 16.86, 14.95, 11.84, 14.37, 13.79, 14.21], "y": [3.844, 5.207, 4.001, 7.009, 3.97, 7.225, 5.417, 5.833, 7.696, 7.812, 6.509, 3.663, 4.847, 2.302, 7.434, 5.653, 2.475, 3.862, 3.502, 5.121, 4.475, 6.91, 3.202, 6.444, 2.471, 3.504, 3.892, 5.368, 2.732, 3.95]}], "layout": {"legend": {"title": {"text": "cluster"}, "tracegroupgap": 0}, "showlegend": true, "title": {"text": "Cluster Visualization (UMAP)"}, "xaxis": {"anchor": "y", "domain": [0, 1], "title": {"text": "x"}}, "yaxis": {"anchor": "x", "domain": [0, 1], "title": {"text": "y"}}}}
